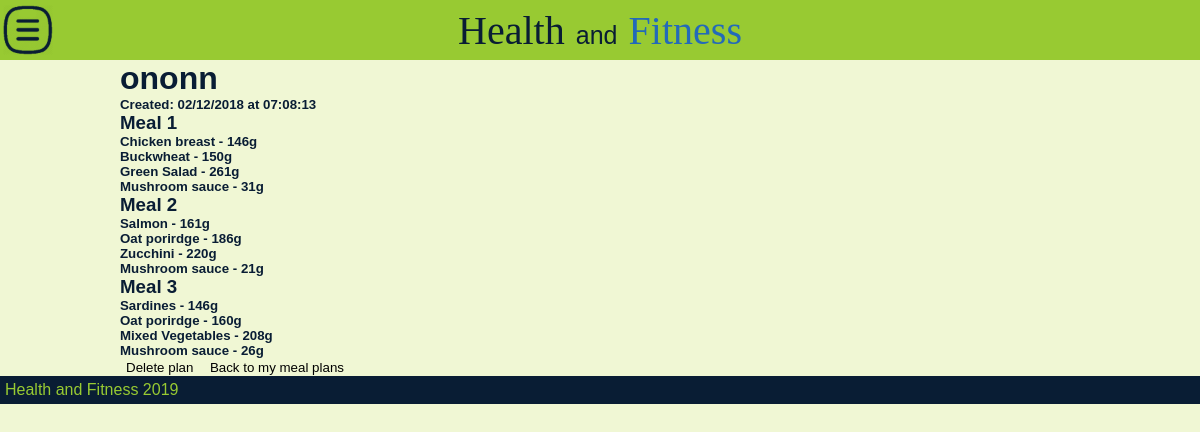
The app's page /my_plans/1 (signed in) with its own data.
### planner/models.py (models this page shows, shortened)
class Plan(models.Model):
    name = models.CharField(max_length=45)
    owner = models.ForeignKey(User, on_delete=models.CASCADE)
    date = models.DateTimeField(default=datetime.now)  # when created

class Meal(models.Model):
    index = models.IntegerField(null=True)  # order number in the plan
    plan = models.ForeignKey(Plan, on_delete=models.CASCADE)
    food = models.ManyToManyField(Food, through='Meal_has_food')

class Meal_has_Food(models.Model):  # intermediary model (junction table)
    meal = models.ForeignKey(Meal, on_delete=models.CASCADE)
    food = models.ForeignKey(Food, on_delete=models.CASCADE)
    portion_size = models.IntegerField()

### food/models.py (models this page shows, shortened)
class Food(models.Model):
    TYPE_CHOICES = (
        ("M", "Main"),
        ("S", "Side"),
        ("V", "Vegetables"),
        ("O", "Other")
    )
    name = models.CharField(max_length=45)
    calories = models.IntegerField()
    fat = models.DecimalField(max_digits=3, decimal_places=1)
    saturated_fat = models.DecimalField(max_digits=3, decimal_places=1, null=True)
    cholesterol = models.DecimalField(max_digits=4, decimal_places=2, null=True)  # in grams
    monounsaturated = models.DecimalField(max_digits=3, decimal_places=1, null=True)
    polyunsaturated = models.DecimalField(max_digits=3, decimal_places=1, null=True)
    carbs = models.DecimalField(max_digits=3, decimal_places=1)
    sugars = models.DecimalField(max_digits=3, decimal_places=1)
    fibre = models.DecimalField(max_digits=3, decimal_places=1)
    protein = models.DecimalField(max_digits=3, decimal_places=1)
    protein_quality = models.IntegerField(null=True)  # protein efficiency
    gi = models.IntegerField()
    healthscore = models.IntegerField()
    type = models.CharField(max_length=45, choices=TYPE_CHOICES)
    unit = models.CharField(max_length=45, default="g")
    image = models.ImageField(blank=True, upload_to="images/food/")
    loved_by = models.ManyToManyField(User,
                                      blank=True,
                                      related_name="favourite_food")
    ignored_by = models.ManyToManyField(User,
                                        blank=True,
                                        related_name="ignored_food")

### myPlans/views.py (the view)
# urls.py: path('<int:index>', views.user_plan, name='plan'),
def user_plan(request, index):
    if not request.user.is_authenticated:
        return HttpResponseRedirect('/accounts/login')
    plan = request.user.plan_set.all().order_by("-date")[index - 1]
    context = {
        "plan": plan,
        "meals": plan.meal_set.all().order_by("index")
    }
    return render(request, "myPlans/plan.html", context)

### calc/models.py (called while the page is built)
    @staticmethod  # Just a temporary shit, to get random number for static urls
    def random_v():  # remove in production
        return str(randint(0, 2048))

### myPlans/templates/myPlans/plan.html (shortened to what this page needs)
{% extends "mainApp/wrapper.html" %}
{% load static %}
{% block content %}
<div id="plan">
    <h1>{{plan.name}}</h1>
    <h5>Created: {{plan.date|date:"d/m/Y"}} at {{plan.date|date:"h:i:s"}}</h5>
    {% for meal in meals %}
        <h3>Meal {{meal.index}}</h3>
        {% for ingridient in meal.meal_has_food_set.all %}
            <h5>{{ingridient.food.name}} - {{ingridient.portion_size}}{{ingridient.food.unit}} </h5>
        {% endfor %}
    {% endfor %}
    <a href="{% url 'myPlans:delete' pk=plan.pk %}">
        <button>Delete plan</button>
    </a>
    <a href="{% url 'myPlans:plans' %}">
        <button>Back to my meal plans</button>
    </a>
</div>
{% endblock %}

### mainApp/static/css/style.css (style rules this page uses)
* { box-sizing: border-box; }
body { margin: 0; color: #091D34; background: #F0F7D4; font-family: "Poppins", sans-serif; font-size: 16px; }
a, .pseudo_a { cursor: pointer; color: #236AB9; text-decoration: none; }
button { border: none; margin: 0; background-color: rgba(0, 0, 0, 0); }
h1, h2, h3, h4, h5, h6 { font-family: "Poppins", Arial, sans-serif; font-weight: bold; margin-block-start: 0px; margin-block-end: 0px; }

### myPlans/templates/myPlans/plan.html (style rules this page uses)
a { text-decoration:none; }
#plan { width: 80%; margin: auto; }

### records on screen
Plan: name "ononn", date "02/12/2018", date "07:08:13"
Meal: index "1"
Meal_has_Food: food.name "Chicken breast", portion_size "146", food.unit "g"
Meal_has_Food: food.name "Buckwheat", portion_size "150", food.unit "g"
Meal_has_Food: food.name "Green Salad", portion_size "261", food.unit "g"
Meal_has_Food: food.name "Mushroom sauce", portion_size "31", food.unit "g"
Meal: index "2"
Meal_has_Food: food.name "Salmon", portion_size "161", food.unit "g"
Meal_has_Food: food.name "Oat porirdge", portion_size "186", food.unit "g"
Meal_has_Food: food.name "Zucchini", portion_size "220", food.unit "g"
Meal_has_Food: food.name "Mushroom sauce", portion_size "21", food.unit "g"
Meal: index "3"
Meal_has_Food: food.name "Sardines", portion_size "146", food.unit "g"
Meal_has_Food: food.name "Oat porirdge", portion_size "160", food.unit "g"
Meal_has_Food: food.name "Mixed Vegetables", portion_size "208", food.unit "g"
Meal_has_Food: food.name "Mushroom sauce", portion_size "26", food.unit "g"
